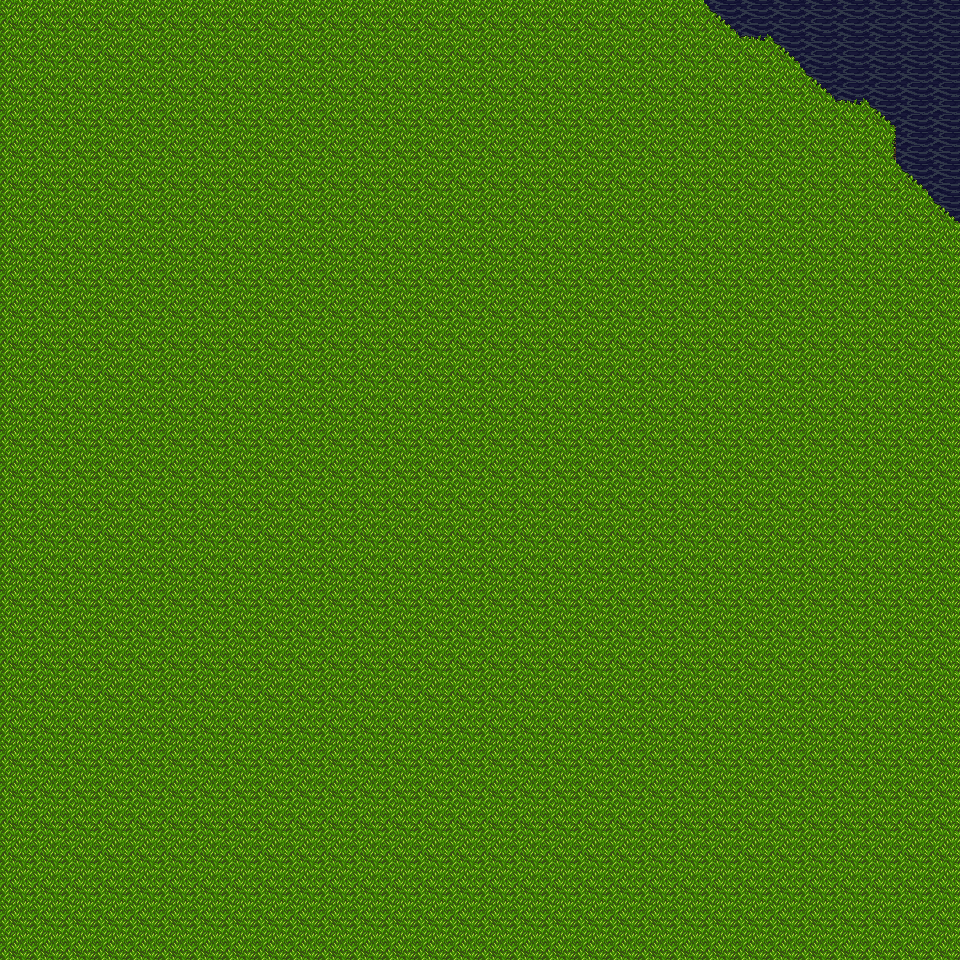

Below is a game level as drawn by its tile map, then a one-line description and the .tmx that defines it (tile-layer data replaced by summaries):
An orthogonal 30x30 tile map with 32x32 px tiles, 2 tile layers (Ground, Objects), 1 hidden layer not drawn.

<map version="1.10" tiledversion="1.11.2" orientation="orthogonal" renderorder="right-down" width="30" height="30" tilewidth="32" tileheight="32" infinite="0" nextlayerid="6" nextobjectid="1">
 <tileset firstgid="1" name="PathAndObjects" tilewidth="32" tileheight="32" tilecount="256" columns="16">
  <image source="textures/atlas/PathAndObjects.png" width="512" height="512" />
  <tile id="164">
   <properties>
    <property name="type" value="wall" />
   </properties>
  </tile>
 </tileset>
 <layer id="1" name="Ground" width="30" height="30">
  <data>[900 cells, 900 non-empty, 5 distinct tile ids]</data>
 </layer>
 <layer id="2" name="Walls" width="30" height="30" visible="0">
  <data>[900 cells, 30 non-empty, 1 distinct tile ids]</data>
 </layer>
 <layer id="4" name="Objects" width="30" height="30">
  <data>[900 cells, 0 non-empty, 0 distinct tile ids]</data>
 </layer>
</map>
